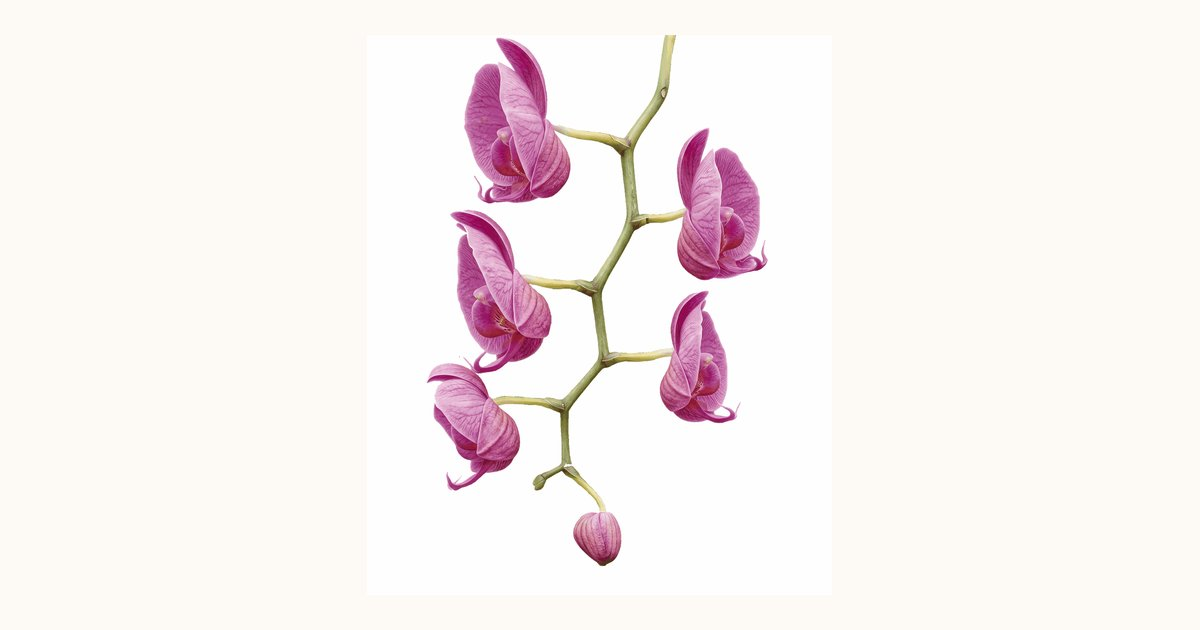
#> input picture projects/francoise/deploy-hostinger/assets/og-image.jpg, 1200 x 630 px
$ python extend_canvas.py ../../../projects/francoise/deploy-hostinger/assets/og-image.jpg out.png --canvas-ratio 1.0 --worst-container-ratio 1.0
#> lines starting #> are read from the running program, lines starting #| are printed output that depends on the picture; after the words box and inside, x2 and y2 are one past the last pixel; in counts of white or black regions, pixels touching at a corner belong together
#!/usr/bin/env python3
"""
Adapte une image source (générée dans un ratio fixe par un outil IA — 1:1, 4:3, 16:9...)
à un conteneur CSS de ratio très différent, SANS jamais recadrer le sujet.

Principe : détecter la zone de contenu utile, construire un nouveau canevas au ratio cible
avec un fond dégradé étendu (continuité du fond source, pas un aplat qui tranche), coller
le contenu à une échelle garantissant 0 rognage même dans le pire cas de background-size:cover.

Usage :
    python extend_canvas.py source.jpg output.jpg \
        --canvas-ratio 3.0 \
        --worst-container-ratio 3.8 \
        --safety-margin 0.12

Toujours vérifier ensuite avec simulate_crop.py aux dimensions RÉELLES du conteneur
(mesurées via getBoundingClientRect, jamais devinées) avant de livrer.
"""
import argparse
from PIL import Image
import numpy as np


def detect_content_bbox(im, pad=6):
    """Détecte la bounding box du contenu (traits blancs/violets sur fond pastel).
    Ajuster white_mask/purple_mask si la palette de l'image diffère."""
    arr = np.array(im.convert('RGB')).astype(int)
    r, g, b = arr[:, :, 0], arr[:, :, 1], arr[:, :, 2]
    white_mask = (r > 235) & (g > 235) & (b > 235)
    purple_mask = (b - r > 15) & (r < 230)
    content_mask = white_mask | purple_mask
    rows = np.where(content_mask.any(axis=1))[0]
    cols = np.where(content_mask.any(axis=0))[0]
    top = max(0, int(rows.min()) - pad)
    left = max(0, int(cols.min()) - pad)
    bottom = min(im.size[1] - 1, int(rows.max()) + pad)
    right = min(im.size[0] - 1, int(cols.max()) + pad)
    return im.crop((left, top, right + 1, bottom + 1))


def sample_gradient_endpoints(im, sample_y=8):
    """Échantillonne le dégradé de fond sur une ligne proche du bord (hors contenu)."""
    arr = np.array(im.convert('RGB'))
    row = arr[sample_y, :, :]
    return tuple(int(v) for v in row[0]), tuple(int(v) for v in row[-1])


def build_canvas(content, canvas_w, canvas_h, c_left, c_right, content_frac):
    """Construit le canevas final : dégradé horizontal étendu + contenu centré,
    dimensionné pour occuper au plus `content_frac` de la hauteur du canevas."""
    canvas = Image.new('RGB', (canvas_w, canvas_h))
    px = canvas.load()
    for x in range(canvas_w):
        t = x / (canvas_w - 1)
        col = tuple(int(c_left[i] + (c_right[i] - c_left[i]) * t) for i in range(3))
        for y in range(canvas_h):
            px[x, y] = col

    target_h = canvas_h * content_frac
    scale = target_h / content.size[1]
    new_w, new_h = int(content.size[0] * scale), int(content.size[1] * scale)
    content_resized = content.resize((new_w, new_h), Image.LANCZOS)
    paste_x = (canvas_w - new_w) // 2
    paste_y = (canvas_h - new_h) // 2
    canvas.paste(content_resized, (paste_x, paste_y))
    return canvas


def safe_content_fraction(canvas_ratio, worst_container_ratio, safety_margin=0.1):
    """Fraction de hauteur (ou largeur, selon le sens du recadrage) que le contenu
    peut occuper sans jamais être rogné par background-size:cover, avec marge de sécurité.

    Formule : visible_fraction = canvas_ratio / container_ratio (si container plus plat que canvas).
    On soustrait une marge de sécurité pour absorber les cas non mesurés (résolutions inhabituelles).
    """
    visible_fraction = min(1.0, canvas_ratio / worst_container_ratio)
    return max(0.1, visible_fraction - safety_margin)


def main():
    p = argparse.ArgumentParser(description=__doc__, formatter_class=argparse.RawDescriptionHelpFormatter)
    p.add_argument('source')
    p.add_argument('output')
    p.add_argument('--canvas-width', type=int, default=2400)
    p.add_argument('--canvas-ratio', type=float, required=True,
                    help="Ratio largeur/hauteur du canevas final (proche du ratio DOMINANT du conteneur cible)")
    p.add_argument('--worst-container-ratio', type=float, required=True,
                    help="Ratio le PLUS PLAT observé pour le conteneur (ex: 3.8 pour un hero sur écran ultra-wide)")
    p.add_argument('--safety-margin', type=float, default=0.12,
                    help="Marge de sécurité soustraite à la fraction de contenu visible (défaut 0.12)")
    p.add_argument('--quality', type=int, default=88)
    args = p.parse_args()

    im = Image.open(args.source)
#> im is the input picture: PIL image 1200x630 RGB; mean R, G, B 248.3, 241.1, 240
    content = detect_content_bbox(im)
#> in detect_content_bbox, `r, g, b = arr[:, :, 0], arr[:, :, 1], arr[:, :, 2]`:
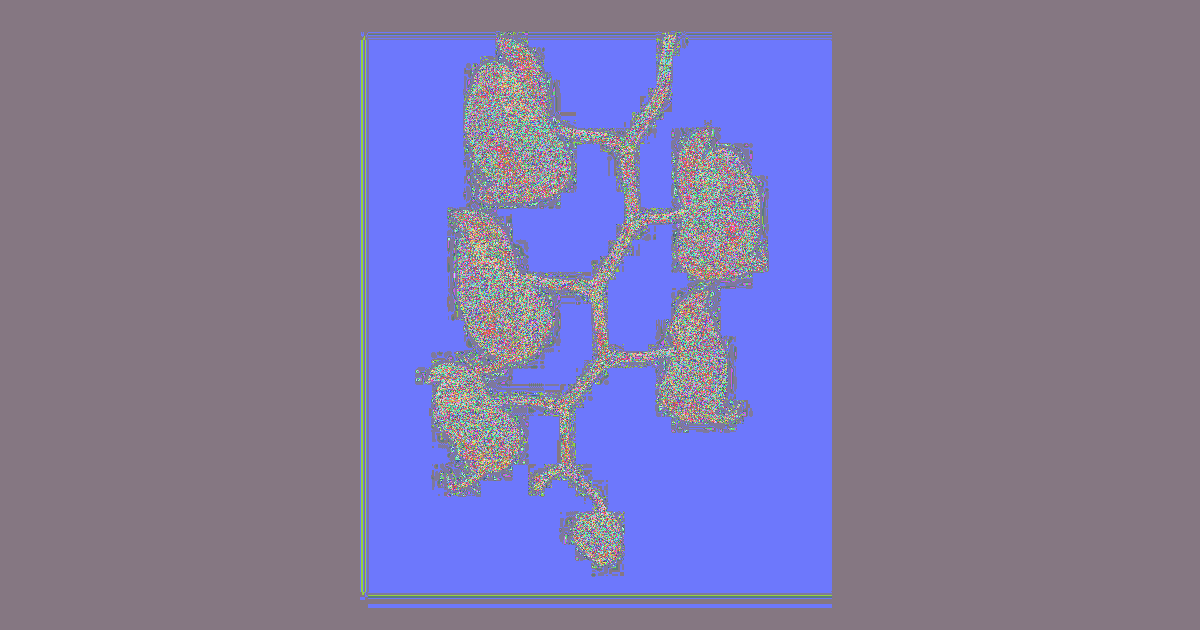
#> r: shape (630, 1200) int64; 200 distinct labels, from 51 to 255; one colour per label, 0 black
#> in detect_content_bbox, `r, g, b = arr[:, :, 0], arr[:, :, 1], arr[:, :, 2]`:
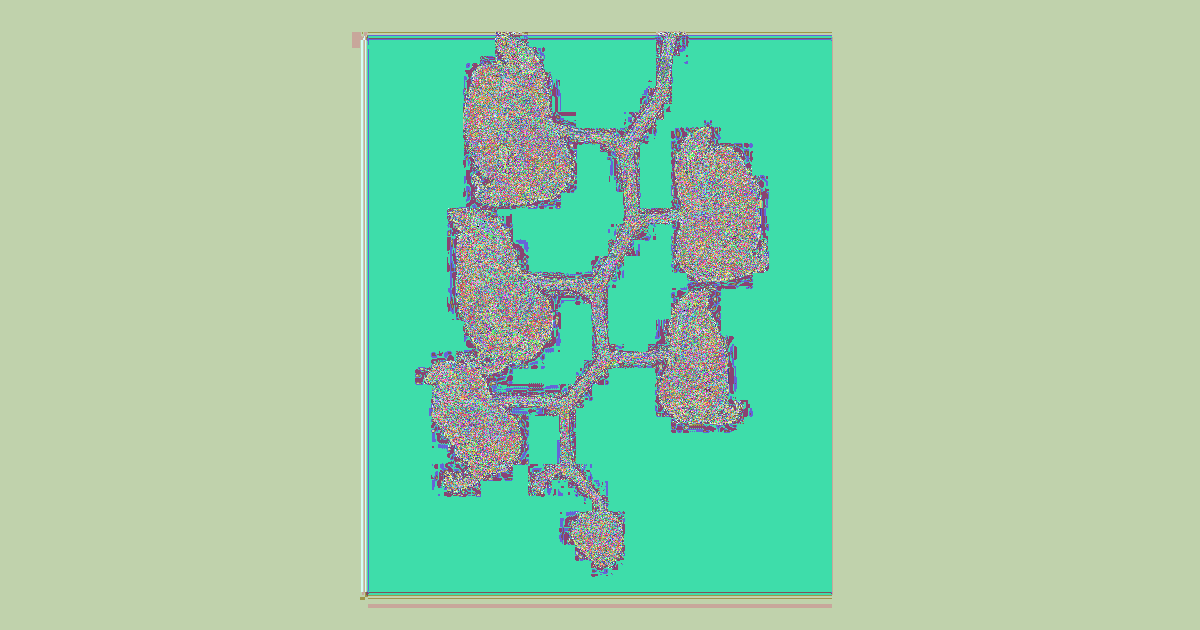
#> g: shape (630, 1200) int64; 256 distinct labels, from 0 to 255; one colour per label, 0 black
#> in detect_content_bbox, `r, g, b = arr[:, :, 0], arr[:, :, 1], arr[:, :, 2]`:
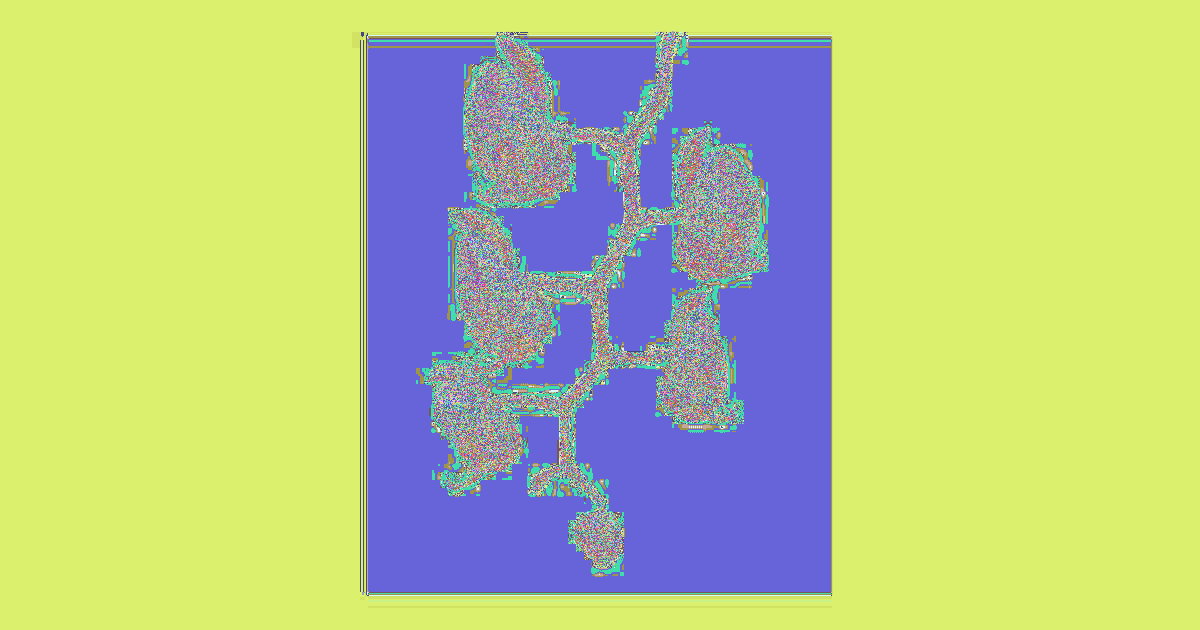
#> b: shape (630, 1200) int64; 248 distinct labels, from 1 to 255; one colour per label, 0 black
#> in detect_content_bbox, `white_mask = (r > 235) & (g > 235) & (b > 235)`:
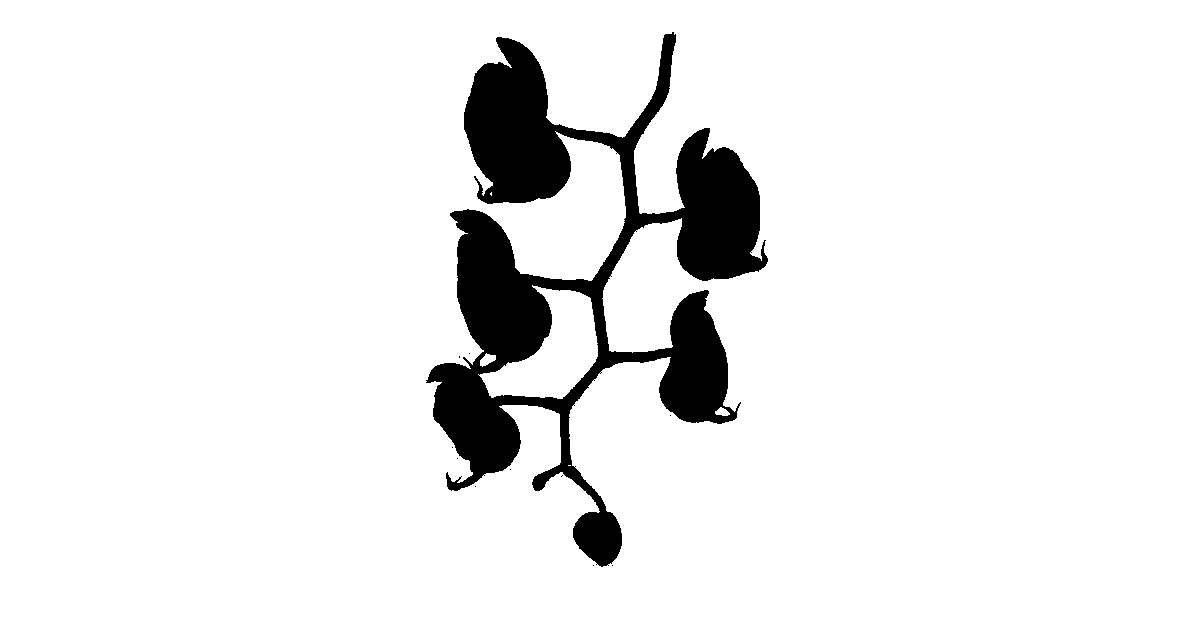
#> white_mask: shape (630, 1200) bool; 92.5% white; 11 black regions (10 under 20 px), largest, box (x1, y1, x2, y2) and area: (426, 32, 768, 567) 57060
#> in detect_content_bbox, `purple_mask = (b - r > 15) & (r < 230)`: purple_mask: shape (630, 1200) bool; every value is 0
#> in detect_content_bbox, `rows = np.where(content_mask.any(axis=1))[0]`: rows = 630 values from 0 to 629
#> in detect_content_bbox, `cols = np.where(content_mask.any(axis=0))[0]`: cols = 1200 values from 0 to 1199
#> in detect_content_bbox, `top = max(0, int(rows.min()) - pad)`: top = 0
#> in detect_content_bbox, `bottom = min(im.size[1] - 1, int(rows.max()) + pad)`: bottom = 629
#> in detect_content_bbox, `right = min(im.size[0] - 1, int(cols.max()) + pad)`: right = 1199
    c_left, c_right = sample_gradient_endpoints(im)
#> in sample_gradient_endpoints, `row = arr[sample_y, :, :]`: row = 1200 rows, first 8: [253, 250, 245], [253, 250, 245], [253, 250, 245], [253, 250, 245], [253, 250, 245], [253, 250, 245], [253, 250, 245], [253, 250, 245]
#> c_left = (253, 250, 245); c_right = (253, 250, 245)

    canvas_w = args.canvas_width
    canvas_h = int(canvas_w / args.canvas_ratio)
    content_frac = safe_content_fraction(args.canvas_ratio, args.worst_container_ratio, args.safety_margin)

    canvas = build_canvas(content, canvas_w, canvas_h, c_left, c_right, content_frac)
#> in build_canvas, `canvas = Image.new('RGB', (canvas_w, canvas_h))`: canvas: PIL image 2400x2400 RGB; every value is 0
#> in build_canvas, `canvas.paste(content_resized, (paste_x, paste_y))`:
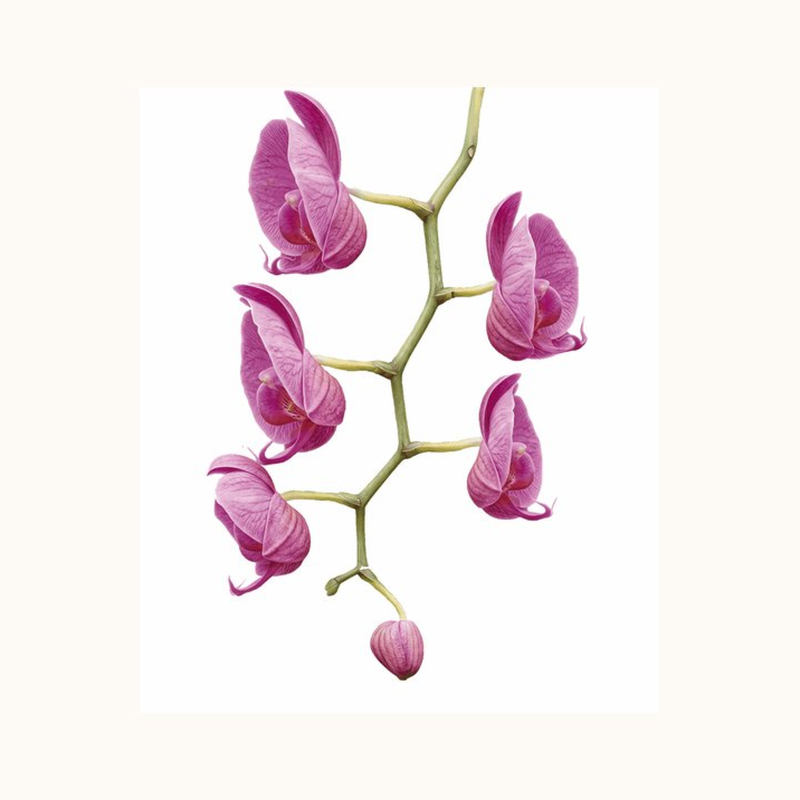
#> canvas: PIL image 2400x2400 RGB (shown at 1/3 size); mean R, G, B 246, 236.8, 237.7
    canvas.save(args.output, 'JPEG', quality=args.quality, optimize=True)

    print(f"Canevas: {canvas_w}x{canvas_h} (ratio {args.canvas_ratio})")
    print(f"Contenu source (bbox): {content.size}")
#| Contenu source (bbox): (1200, 630)
    print(f"Fraction de hauteur occupée par le contenu: {content_frac:.2%}")
    print(f"Sauvé: {args.output}")


if __name__ == '__main__':
    main()
